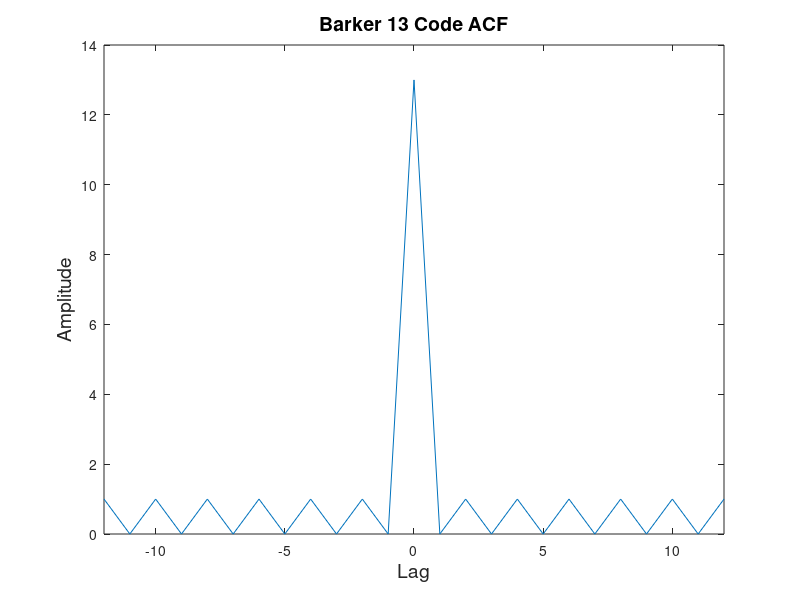
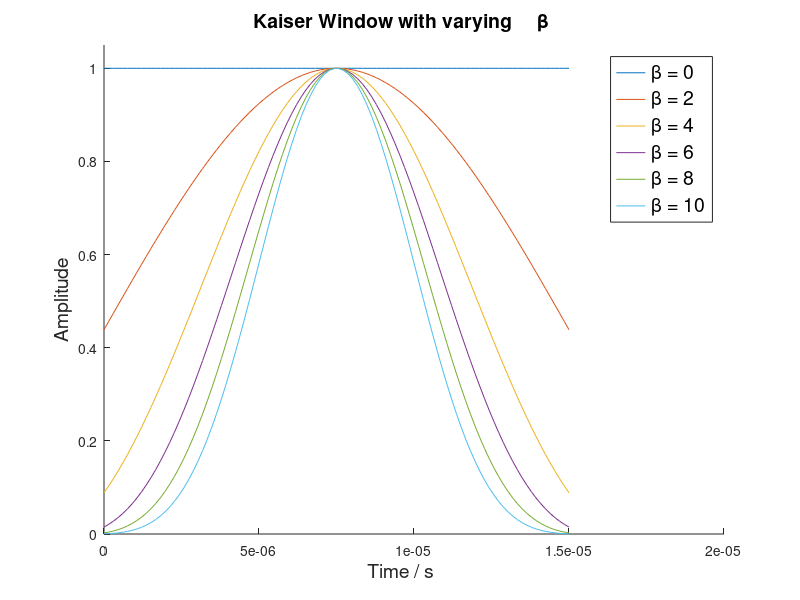

MATLAB code to generate these figures, in order: (Note: this script raises an error after producing the figures.)
close all;
clear all;

fontsize = 14;

%% first a simple barker ACF
phase = [ 1 1 1 1 1 -1 -1 1 1 -1 1 -1 1];
x = -12:1:12;

acf = abs(xcorr(phase,phase));

fig = figure;
plot(x, acf);
title('Barker 13 Code ACF', 'FontSize', fontsize);
ylabel('Amplitude    ', 'FontSize', fontsize);
xlabel('Lag', 'FontSize',fontsize);
xlim([-12 12]);
filename = '../thesis/figures/barker13-acf.png';
print(fig, '-dpng', '-r300', filename);



%% kaiser parameters
N=6;
points = 100
kaiser_params = linspace(0,10,N);
s = cell(1,N);
C = get(gca,'ColorOrder');
fig = figure;
hold on;
x = linspace(0,15e-6,points);
for i=1:length(kaiser_params)
  amp = kaiser(points, kaiser_params(i))';
  h(i) = plot(x, amp, 'Color', C(i, :));
  s{i} = sprintf('\\beta = %d', kaiser_params(i));
end
ind = [1 2 3 4 5 6];
leg=legend(h(ind),s{ind});
set(leg, 'FontSize', fontsize);
title('Kaiser Window with varying     \beta     ', 'FontSize', fontsize);
ylabel('Amplitude    ', 'FontSize', fontsize);
xlabel('Time / s     ', 'FontSize',fontsize);
ylim([0 1.05]);

filename = '../thesis/figures/kaiserparams.png';
print(fig, '-dpng', '-r300', filename);

%% LFM whole AF
v_max = 50000;
carrier = 9.55e9;
series_name = 'lfm-full';
plot_title = 'LFM';
lim = inf;


f_points = 100;
impulse_response = [];
phase = [];
B = 5e6;

tau = 15e-6;
fs = 1e8;
N = tau*fs;
amp = ones(1,N);
f_signal = linspace(-B/2,B/2,N);

signal = makesignal(amp, phase, f_signal, tau, fs);
[delay v the_af] = af([], signal, tau, fs, v_max, f_points, carrier);
t_str = sprintf('%s ( \\tau=15 \\mus, f=%1.2f GHz )      ', plot_title, carrier./1e9);
fig = plotaf(t_str, delay,v,the_af);
xlim([-lim lim]);
filename = sprintf('../thesis/figures/%s-%ius.png', series_name,tau*1e6);
print(fig, '-dpng', '-r300', filename);

%% LFM whole AF, downchirp
v_max = 50000;
carrier = 9.55e9;
series_name = 'lfm-full-downchirp';
plot_title = 'LFM';
lim = inf;


f_points = 100;
impulse_response = [];
phase = [];
B = 5e6;

tau = 15e-6;
fs = 1e8;
N = tau*fs;
amp = ones(1,N);
f_signal = linspace(B/2,-B/2,N);

signal = makesignal(amp, phase, f_signal, tau, fs);
[delay v the_af] = af([], signal, tau, fs, v_max, f_points, carrier);
t_str = sprintf('%s ( \\tau=15 \\mus, f=%1.2f GHz )      ', plot_title, carrier./1e9);
fig = plotaf(t_str, delay,v,the_af);
xlim([-lim lim]);
filename = sprintf('../thesis/figures/%s-%ius.png', series_name,tau*1e6);
print(fig, '-dpng', '-r300', filename);

%% Pulse whole AF
v_max = 6000;
carrier = 9.55e9;

f_points = 100;
impulse_response = [];
phase = [];
B = 5e6;

tau = 15e-6;
fs = 8e7;
N = tau*fs;
amp = ones(1,N);

[clean_signal signal new_tau] = makesignal(amp, phase, [], impulse_response, tau, fs);
[delay v the_af] = af(signal, clean_signal, new_tau, fs, v_max, f_points, carrier);
t_str = sprintf('Pulse ( \\tau=15 \\mus, f=%1.2f GHz )      ', carrier./1e9);
fig = plotaf(t_str, delay,v,the_af, true);
filename = '../thesis/figures/pulsefullaf.png';
print(fig, '-dpng', '-r300', filename);

%% Kaiser FFT
close all;

tau = 15e-6;
N = 256;
a = ones(1,20);
a = fftshift(abs(fft(a, N)));


b = kaiser(20,1);
b = fftshift(abs(fft(b, N)));


c = kaiser(20,10);
c = fftshift(abs(fft(c, N)));

d = kaiser(20,20);
d = fftshift(abs(fft(d, N)));

x = linspace(-N/2,N/2-1,N)/tau/1e3;
fig = figure;
plot(x,a,'--',x,b,x,c,x,d);
xlabel('Frequency / kHz', 'FontSize', fontsize);
ylabel('Amplitude', 'FontSize', fontsize);
leg = legend('rect. pulse','Kaiser \beta=1', 'Kaiser \beta=10', 'Kaiser \beta=20');
set(leg, 'FontSize', fontsize);
xlim([-.8e4 .8e4]);
filename = '../thesis/figures/fftspec.png';
print(fig, '-dpng', '-r300', filename);

%% LFM waveform
series_name = 'lfm-waveform';

impulse_response = [];
phase = [];
B = 5e6;
tau = 5e-6;
fs = 8e7;
N = tau*fs;
amp = ones(1,N);
f_signal = linspace(0,B,N);

[clean_signal signal new_tau] = makesignal(amp, phase, f_signal, impulse_response, tau, fs);
fig = figure;
x = linspace(0,tau,N);
plot(x,real(clean_signal));
xlim([0,tau]);
title('LFM waveform, \tau=5 \mus    ', 'FontSize',fontsize);
xlabel('Pulse length \tau    ', 'FontSize',fontsize);
ylabel('Amplitude       ', 'FontSize', fontsize);
filename = sprintf('../thesis/figures/%s-%ius.png', series_name,tau*1e6);
print(fig, '-dpng', '-r300', filename);


%% simple pulse waveform show-n-tell
impulse_response = [];
phase = [];
B = 5e6;
tau = 15e-6;
fs = 8e7;
N = tau*fs;
X = 100;
Y = 2000;
amp = [zeros(1,X) ones(1,N) zeros(1,X)];
f_signal = [zeros(1,X) 8e5*ones(1,N) zeros(1,X)];
[s signal new_tau] = makesignal(amp, phase, f_signal, impulse_response, tau, fs);

s = [s zeros(1, Y) s];

new_N = 2*N+4*X+Y;
x = 1:new_N;
fig = figure;
plot(x, real(s), x, abs(s), '--'); 
ylim([-1.1 1.1]);
xlim([0 new_N]);
xlabel('Time    ', 'FontSize', fontsize);
filename = '../thesis/figures/basic_waveform.png';
print(fig, '-dpng', '-r300', filename);


%% pulse spectrum

fontsize = 13;
impulse_response = [];
phase = [];
B = 5e6;
tau = 15e-6;
fs = 1e8;
N = tau*fs;
fftN = 2^nextpow2(8*N);
amp = ones(1,N);
[s signal new_tau] = makesignal(amp, phase, [], impulse_response, tau, fs);

ss = fftshift(abs(fft(s, fftN)));
ss = 20*log10(ss/max(ss));


x=linspace(-N/2,N/2-1,fftN)/tau/1e6;
fig = figure;
plot(x,ss);
xlabel('Frequency / MHz','FontSize', fontsize);
ylabel('dB   ','FontSize', fontsize);
title('Rectangular Pulse    ','FontSize', fontsize);
xlim([-4 4]);
filename = '../thesis/figures/pulsespectrum.png';
print(fig, '-dpng', '-r300', filename);


%% pulse and window
N = 1000;
tau = 15e-6;
w = kaiser(N,7);
rect = [0 ones(1,N-2) 0];
x = linspace(0,tau, N);

fig = figure;
plot(x,w, x, rect);
xlabel('Time / s ', 'FontSize', fontsize);
ylabel('Amplitude', 'FontSize', fontsize);
xlim([-1e-6 16e-6]);
ylim([0, 1.1]);
filename = '../thesis/figures/pprdemo.png';
print(fig, '-dpng', '-r300', filename);


%% sinc function

tau = 15e-6;
fs = 1e9;
N = tau*fs;
f = linspace(-10/tau, 10/tau, N);
fx = linspace(-10,10, N);
x = abs(sinc(f.*tau));
x = x/max(x);

plot(fx, x);
xlabel('Multiples of 1/\tau', 'FontSize', fontsize);
ylabel('Amplitude', 'FontSize', fontsize);
title('AF Doppler dimension of a rectangular pulse ', 'FontSize', fontsize); 
xlim([-10 10]);
filename = '../thesis/figures/sincnulls.png';
print(fig, '-dpng', '-r300', filename);
